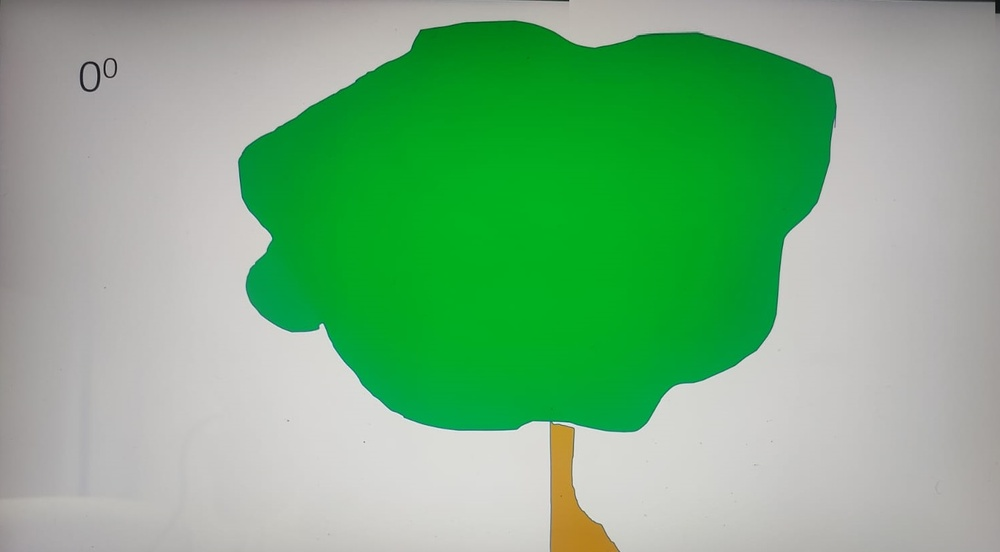
#> input picture python/1000_1.jpg, 1000 x 552 px, shrunk from 1488 x 822 before the run; its folder holds only this picture in this run
$ python -i contour.py   (imports and definitions only)
#> lines starting #> are read from the running program, lines starting #| are printed output that depends on the picture; after the words box and inside, x2 and y2 are one past the last pixel; in counts of white or black regions, pixels touching at a corner belong together
"""
Contour Utilities – v2b (HSV-based segmentation + overlay brightening)
--------------------------------------------------------------------------
Optional: Fixed crop (x1, y1, x2, y2) to ignore the background.
Global brightening (alpha/beta) BEFORE the HSV transition.
Configurable HSV threshold to detect the GREEN color of the plant.
Contours drawn in **green** (0, 255, 0) then saved:
contour_overlays/<basename>_full.jpg (full image brightened)
contour_overlays/<basename>_crop.jpg (crop area brightened)
"""

from __future__ import annotations
import cv2, numpy as np, os
from pathlib import Path
from typing import Tuple, Optional, Dict

# ─────────────────────────── Global Settings ───────────────────────────
OVERLAY_DIR = "contour_overlays"
# [1 line not run here, left out]

# Default parameters (modifiable on call)
DEFAULT_CROP   : Optional[Tuple[int, int, int, int]] = None  # (x1, y1, x2, y2)
DEFAULT_ALPHA  : float = 1.4   # contraste
DEFAULT_BETA   : int   = 40    # luminosity
DEFAULT_LOWER_GREEN = np.array([33, 85, 60])
DEFAULT_UPPER_GREEN = np.array([90, 255, 255])
MIN_AREA_THRESHOLD = 300

__all__ = ["process_and_save"]

# ────────────────────────────────────────────────────────────────────────

def _segment_green(img_bgr: np.ndarray,
                   lower_green: np.ndarray,
                   upper_green: np.ndarray) -> np.ndarray:
    """Returns a binary mask of the green areas (already brightened image)."""
    hsv  = cv2.cvtColor(img_bgr, cv2.COLOR_BGR2HSV)
    mask = cv2.inRange(hsv, lower_green, upper_green)

    kernel = np.ones((5, 5), np.uint8)
    mask   = cv2.morphologyEx(mask, cv2.MORPH_OPEN, kernel)
    mask   = cv2.morphologyEx(mask, cv2.MORPH_CLOSE, kernel)
    return mask

# ────────────────────────────────────────────────────────────────────────

def process_and_save(
    img_path: str,
    *,
    crop: Optional[Tuple[int, int, int, int]] = DEFAULT_CROP,
    alpha: float = DEFAULT_ALPHA,
    beta: int   = DEFAULT_BETA,
    lower_green: np.ndarray = DEFAULT_LOWER_GREEN,
    upper_green: np.ndarray = DEFAULT_UPPER_GREEN,
) -> Dict[str, str | int]:
    """Parses `img_path`, generates two overlays and returns a summary."""
#> called with img_path = '1000_1.jpg', alpha = 1.4, beta = 40, lower_green = array of shape (3,), upper_green = array of shape (3,)
    img = cv2.imread(img_path)
#> img is the input picture: shape (552, 1000, 3); mean B, G, R 131.9, 175.4, 122.8
    if img is None:
        raise FileNotFoundError(img_path)

    # ───── Brightening global ───────────────────────────────────────────
    bright = cv2.convertScaleAbs(img, alpha=alpha, beta=beta)
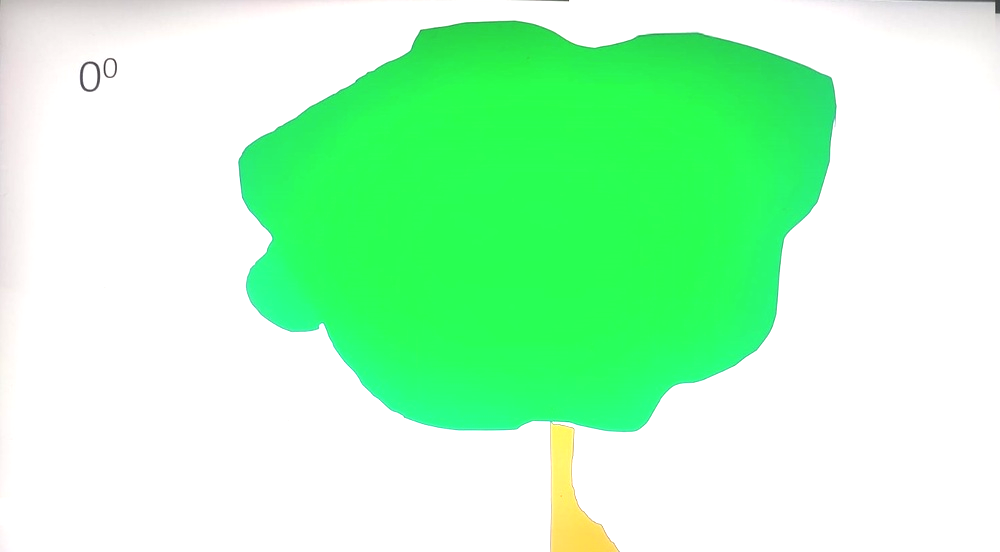
#> bright: shape (552, 1000, 3); mean B, G, R 197.6, 252, 181.6

    # ───── Crop (optional) ────────────────────────────────────────────
    if crop:
        x1, y1, x2, y2 = crop
        cropped = bright[y1:y2, x1:x2]
    else:
        cropped = bright
        x1 = y1 = 0  # used for further reprojection

    # ───── Green mask────────────────────────────────────────────────
    mask = _segment_green(cropped, lower_green, upper_green)
#> in _segment_green, `hsv  = cv2.cvtColor(img_bgr, cv2.COLOR_BGR2HSV)`: hsv: shape (552, 1000, 3); mean H, S, V 25.9, 73.7, 252.5
#> in _segment_green, `mask = cv2.inRange(hsv, lower_green, upper_green)`:
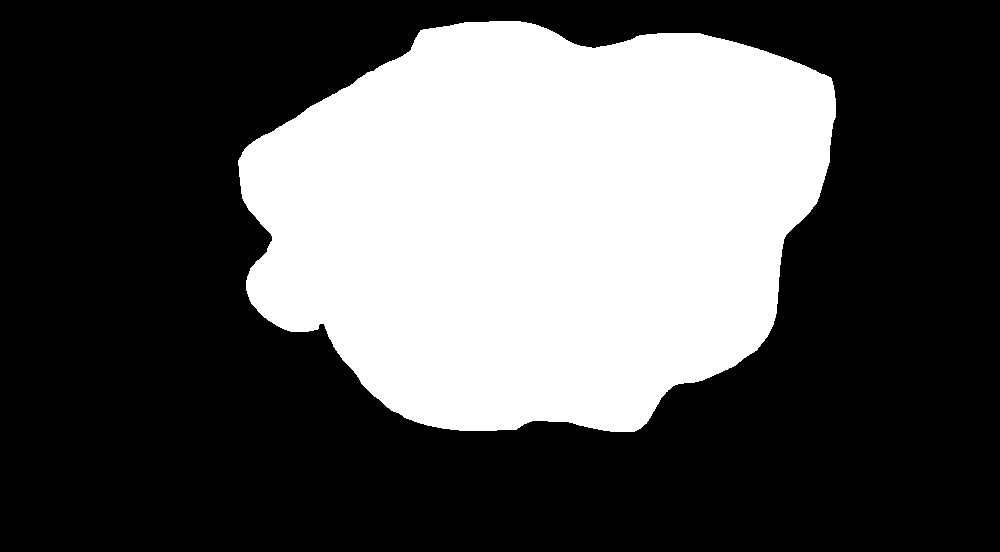
#> mask: shape (552, 1000); 33.9% white; 1 white region, box (x1, y1, x2, y2) and area: (238, 21, 836, 432) 187095
#> in _segment_green, `mask   = cv2.morphologyEx(mask, cv2.MORPH_CLOSE, kernel)`: mask: shape (552, 1000); 33.9% white; 1 white region

    # ───── Filtered contours ───────────────────────────────────────────
    cnts, _ = cv2.findContours(mask, cv2.RETR_EXTERNAL, cv2.CHAIN_APPROX_SIMPLE)
#> cnts = 1 contour; box (x1, y1, x2, y2) and area: (238, 21, 836, 432) 186318
    cnts    = [c for c in cnts if cv2.contourArea(c) > MIN_AREA_THRESHOLD]
    area_px = int(sum(cv2.contourArea(c) for c in cnts))
#> area_px = 186318

    # ───── Drawing overlays (on brightened image) ─────────────────────
    crop_overlay = cropped.copy()
    cv2.drawContours(crop_overlay, cnts, -1, (0, 0, 255), 5)
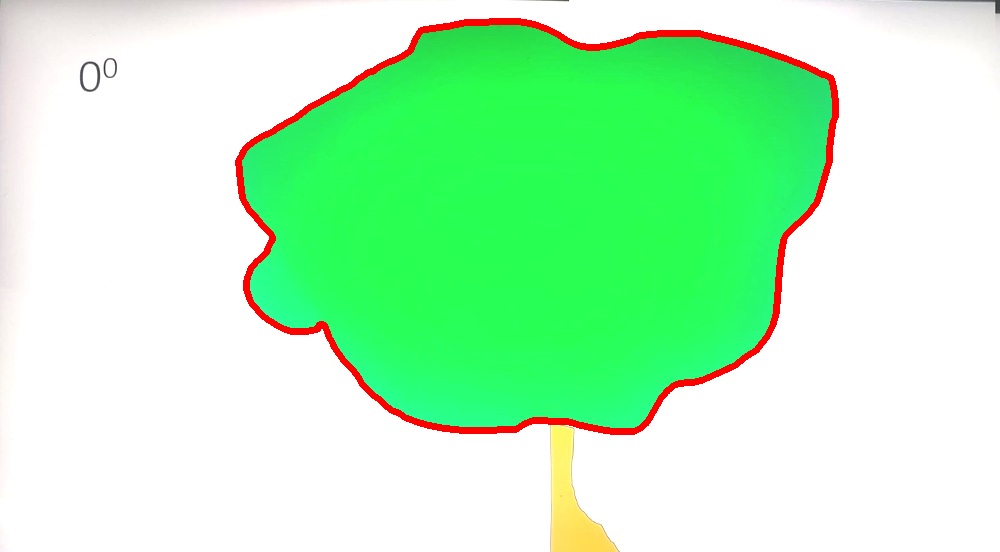
#> crop_overlay: shape (552, 1000, 3); 2.06% of pixels changed, all inside (x1, y1, x2, y2) = (235, 18, 839, 435)

    full_overlay = bright.copy()
    if crop and cnts:
        offset     = np.array([[x1, y1]])
        cnts_full  = [c + offset for c in cnts]
        cv2.drawContours(full_overlay, cnts_full, -1, (0, 0, 255), 5)
    else:
        cv2.drawContours(full_overlay, cnts, -1, (0, 0, 255), 5)

    # ───── Save file ────────────────────────────────────────
    base       = os.path.splitext(os.path.basename(img_path))[0]
    crop_out   = os.path.join(OVERLAY_DIR, f"{base}_crop.jpg")
    full_out   = os.path.join(OVERLAY_DIR, f"{base}_full.jpg")

    cv2.imwrite(crop_out, crop_overlay)
    cv2.imwrite(full_out, full_overlay)

    return {
        "original"    : os.path.basename(img_path),
        "overlay_crop": crop_out,
        "overlay_full": full_out,
        "area_px"     : area_px,
    }

>>> result = process_and_save('1000_1.jpg')
#> result = {'original': '1000_1.jpg', 'overlay_crop': 'contour_overlays/1000_1_crop.jpg', 'overlay_full': 'contour_overlays/1000_1_full.jpg', 'area_px': 186318}

$ run again, on python/1000_2.jpg
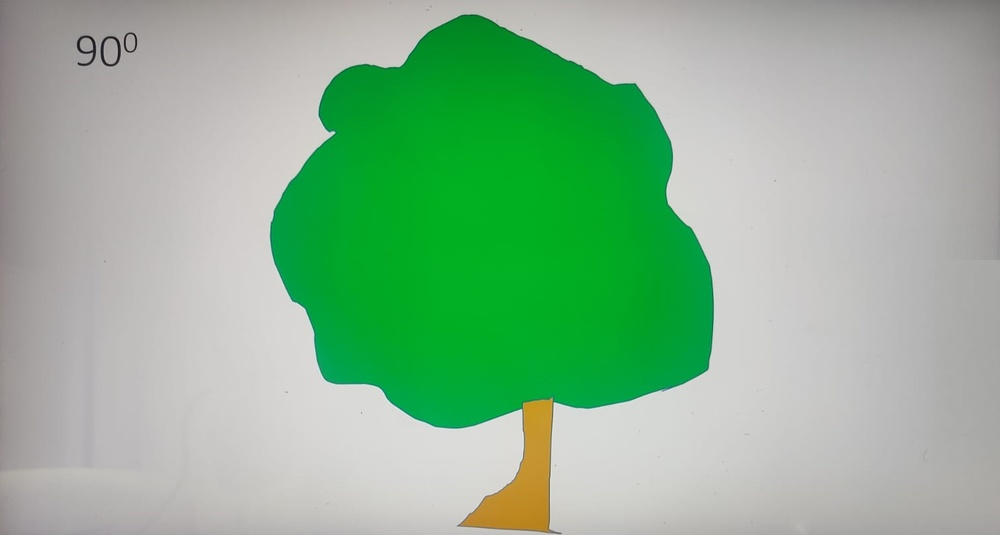
#> input picture python/1000_2.jpg, 1000 x 535 px, shrunk from 1519 x 813 before the run
#> in process_and_save, img is the input picture: shape (535, 1000, 3); mean B, G, R 147.8, 180.4, 141.2
#> hsv: shape (535, 1000, 3); mean H, S, V 19.3, 55.2, 253.9
#> in _segment_green, `mask = cv2.inRange(hsv, lower_green, upper_green)`:
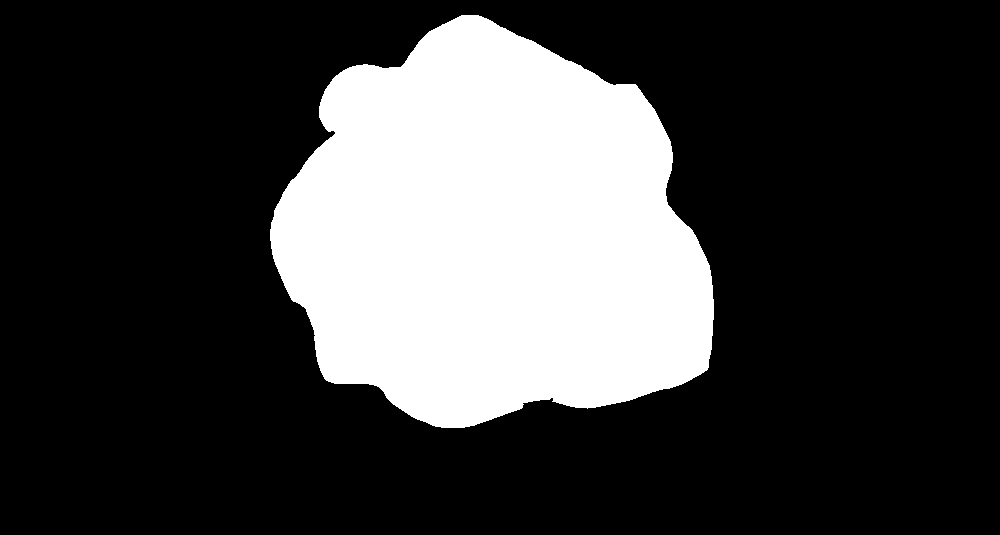
#> mask: shape (535, 1000); 25% white; 1 white region, box (x1, y1, x2, y2) and area: (270, 15, 714, 428) 133509
#> cnts = 1 contour; box (x1, y1, x2, y2) and area: (270, 15, 714, 428) 132867
#> area_px = 132867
#> in process_and_save, `cv2.drawContours(crop_overlay, cnts, -1, (0, 0, 255), 5)`:
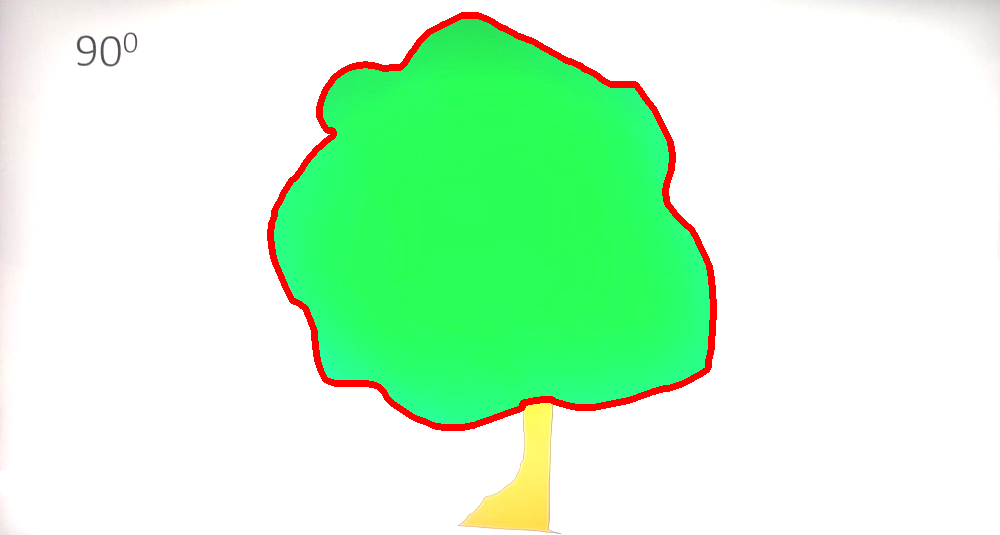
#> crop_overlay: shape (535, 1000, 3); mean B, G, R 210.5, 249.2, 203
#> result = {'original': '1000_2.jpg', 'overlay_crop': 'contour_overlays/1000_2_crop.jpg', 'overlay_full': 'contour_overlays/1000_2_full.jpg', 'area_px': 132867}

$ run again, on python/1001_2.jpg
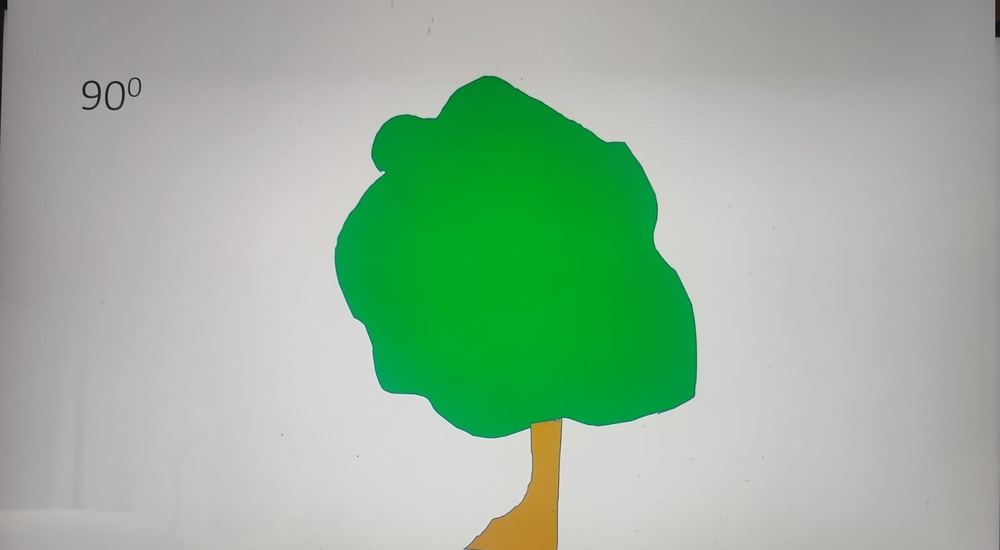
#> input picture python/1001_2.jpg, 1000 x 550 px, shrunk from 1494 x 822 before the run
#> in process_and_save, img is the input picture: shape (550, 1000, 3); mean B, G, R 156.6, 178.9, 153
#> hsv: shape (550, 1000, 3); mean H, S, V 16.6, 38.5, 253.7
#> in _segment_green, `mask = cv2.inRange(hsv, lower_green, upper_green)`:
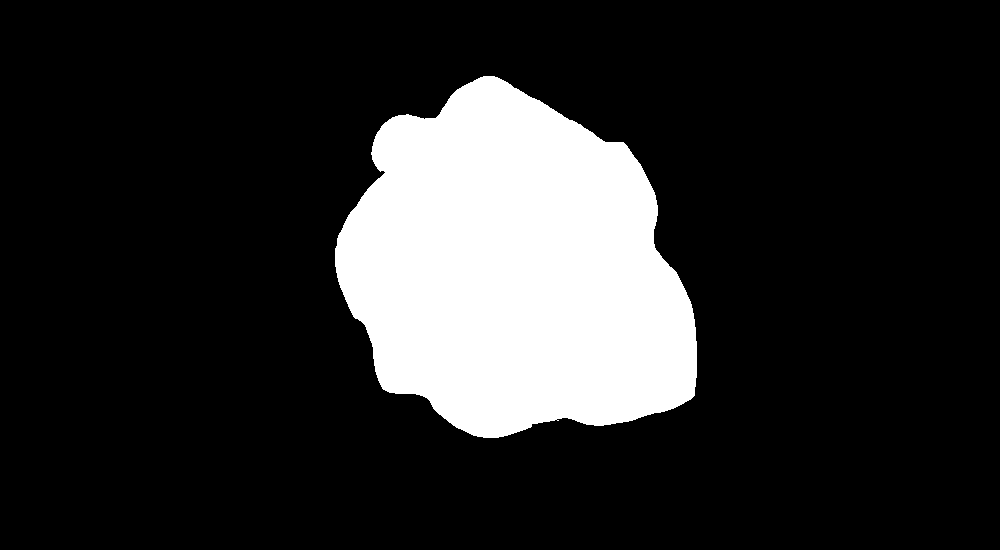
#> mask: shape (550, 1000); 17.2% white; 1 white region, box (x1, y1, x2, y2) and area: (335, 76, 697, 438) 94766
#> cnts = 1 contour; box (x1, y1, x2, y2) and area: (335, 76, 697, 438) 94220
#> area_px = 94220
#> in process_and_save, `cv2.drawContours(crop_overlay, cnts, -1, (0, 0, 255), 5)`:
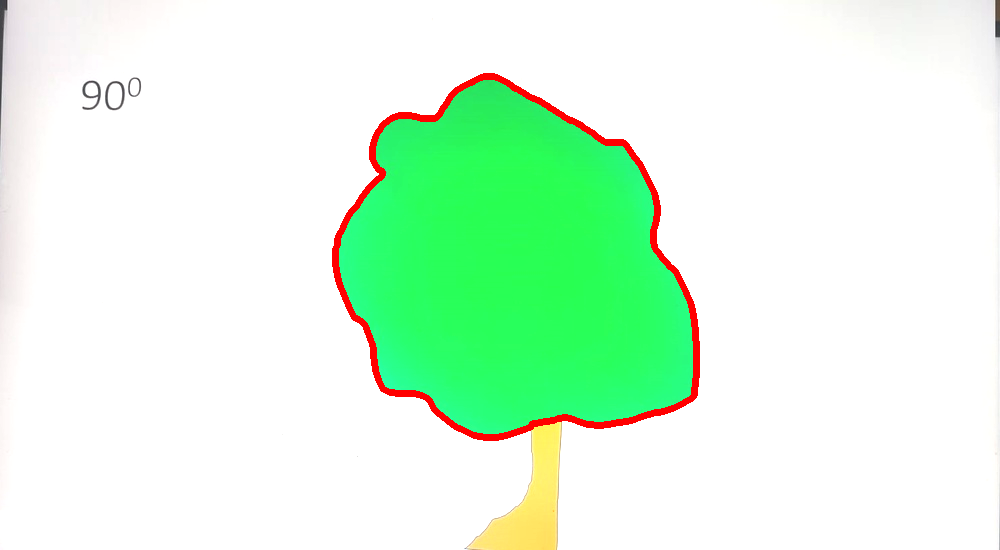
#> crop_overlay: shape (550, 1000, 3); mean B, G, R 223.2, 249.8, 218.9
#> result = {'original': '1001_2.jpg', 'overlay_crop': 'contour_overlays/1001_2_crop.jpg', 'overlay_full': 'contour_overlays/1001_2_full.jpg', 'area_px': 94220}
